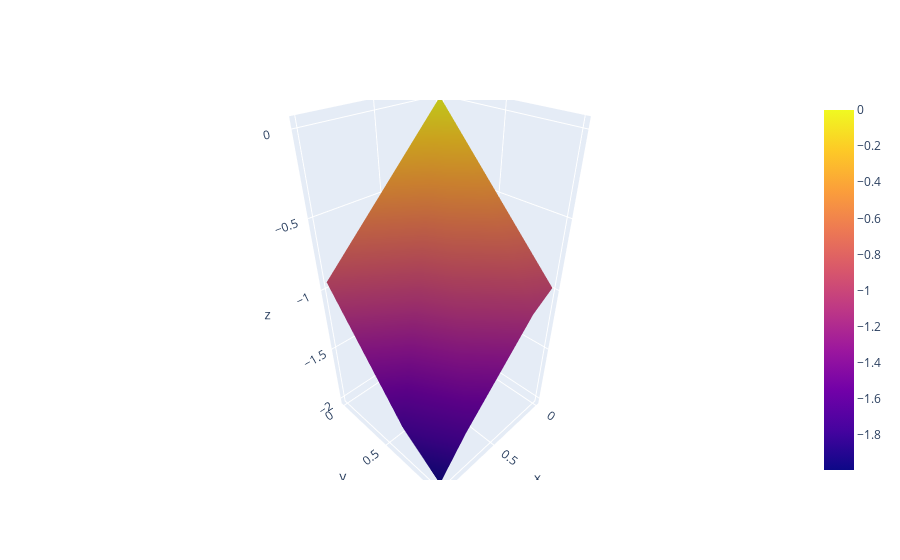

The notebook cell saved with this chart:
### Code cell
z = model.forward(grid)
z = z.reshape(k,k)
fig = go.Figure(data=go.Surface(x=x, y=y, z=z))
fig.show()
